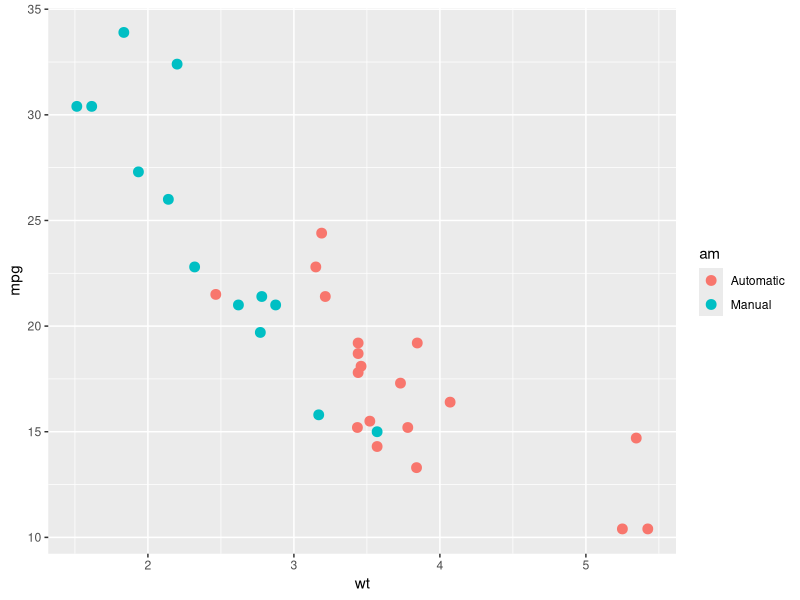
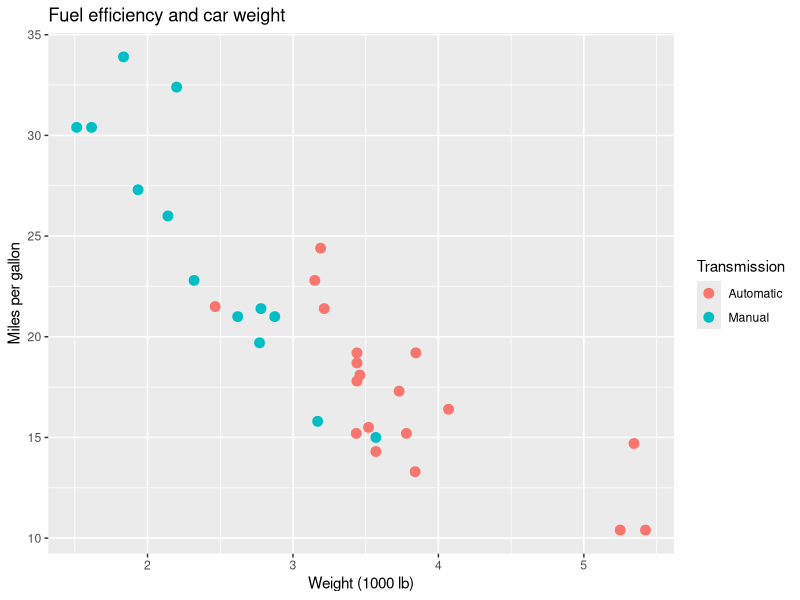
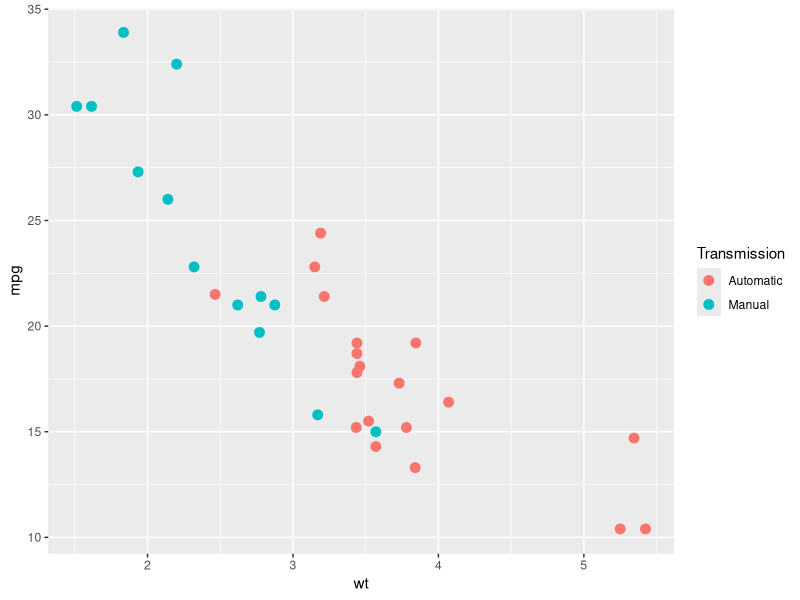
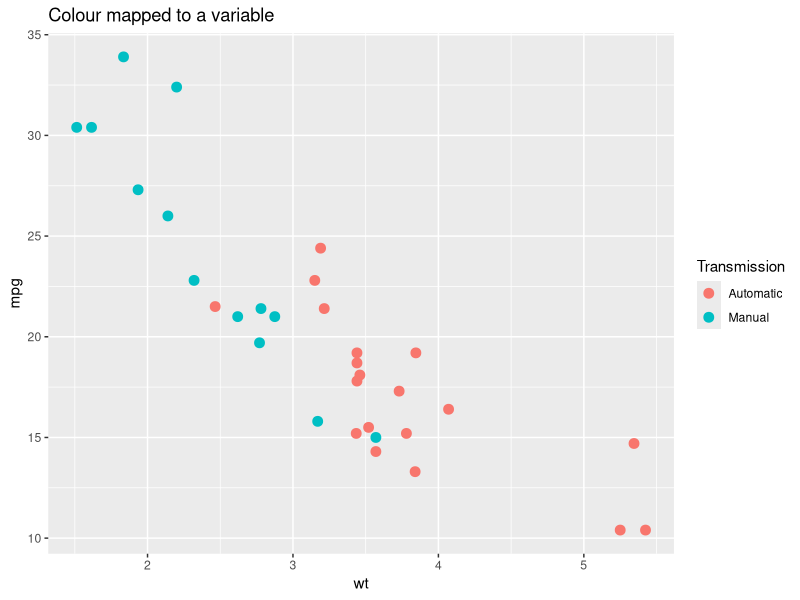
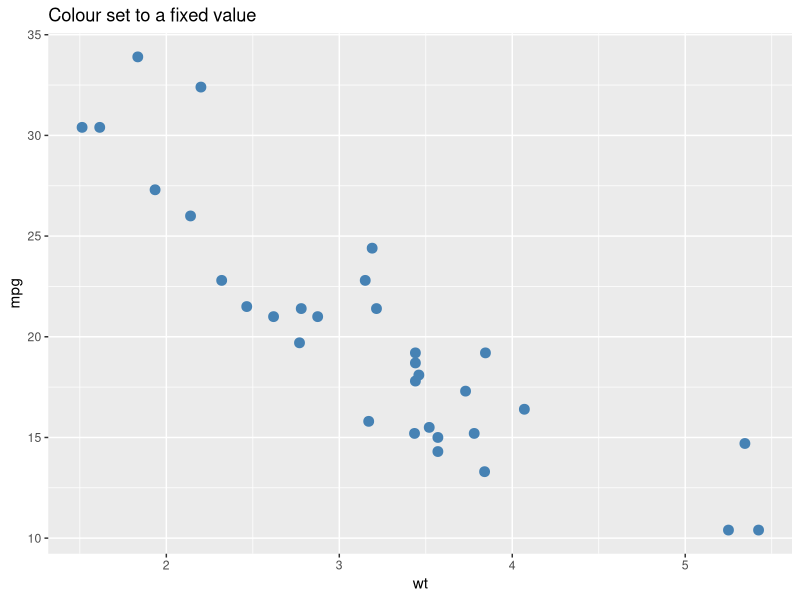
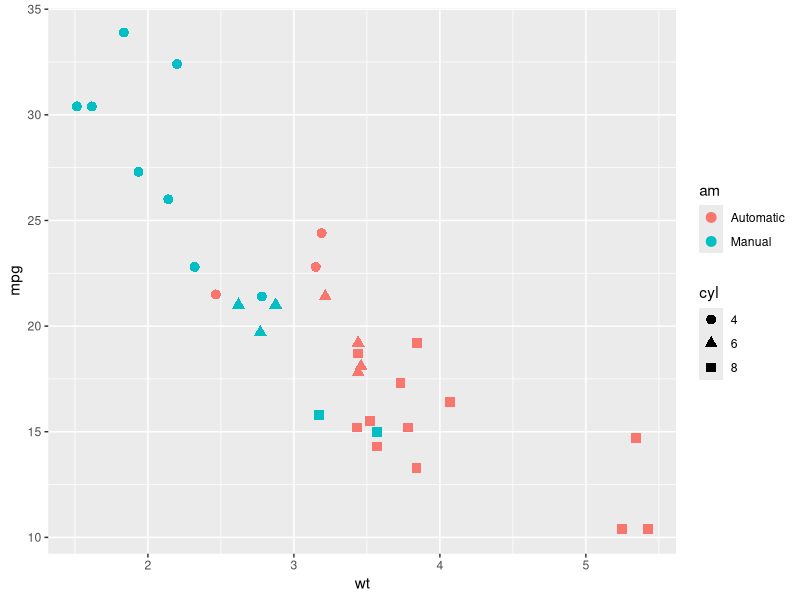
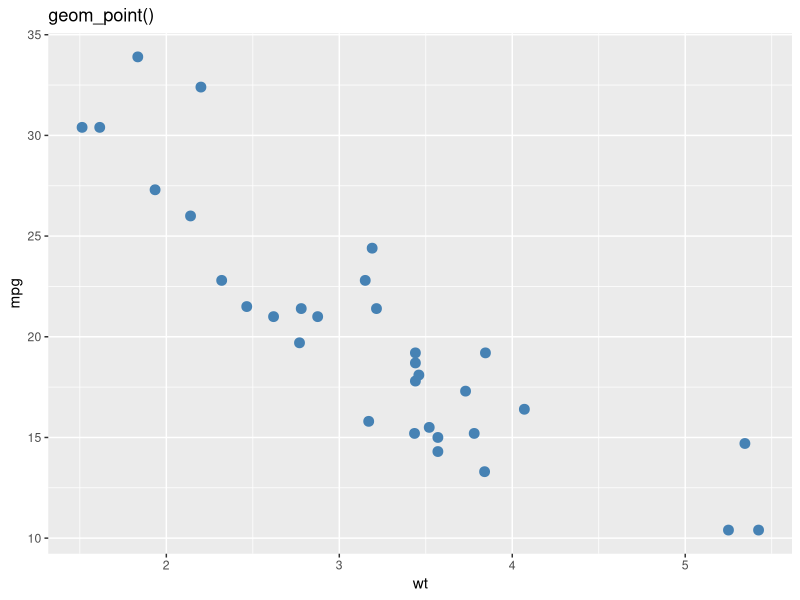
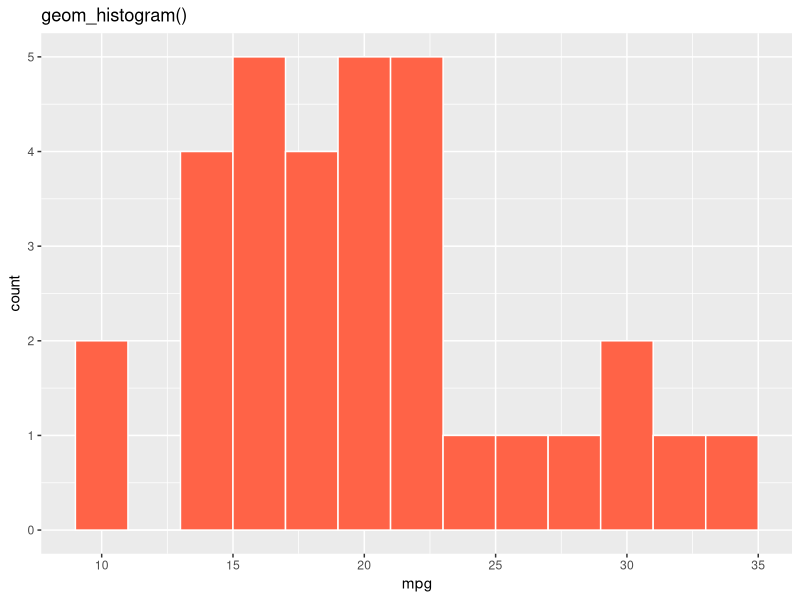

Source code (R) for these figures, in order:
## ---- chunk 1
library(knitr)
library(ggplot2)
library(dplyr)
library(patchwork)
library(tibble)

opts_chunk$set(echo = TRUE, message = FALSE, warning = FALSE)

cars <- mtcars %>%
  rownames_to_column(var = "car") %>%
  mutate(
    cyl = factor(cyl),
    gear = factor(gear),
    am = factor(am, levels = c(0, 1), labels = c("Automatic", "Manual"))
  )
## ---- chunk 2
ggplot(cars, aes(x = wt, y = mpg, color = am)) +
  geom_point(size = 3)
## ---- chunk 3
ggplot(cars, aes(x = wt, y = mpg, color = am)) +
  geom_point(size = 3) +
  labs(title = "Fuel efficiency and car weight",
    x = "Weight (1000 lb)",
    y = "Miles per gallon",
    color = "Transmission"
  )
## ---- chunk 4
glimpse(cars)
## ---- chunk 5
ggplot(cars, aes(x = wt, y = mpg, color = am)) +
  geom_point(size = 3) +
  labs(color = "Transmission")
## ---- chunk 6
mapped_plot <- ggplot(cars, aes(x = wt, y = mpg, color = am)) +
  geom_point(size = 3) +
  labs(title = "Colour mapped to a variable", color = "Transmission")

mapped_plot
## ---- chunk 7
set_plot <- ggplot(cars, aes(x = wt, y = mpg)) +
  geom_point(size = 3, color = "steelblue") +
  labs(title = "Colour set to a fixed value")

set_plot
## ---- chunk 8
ggplot(cars, aes(x = wt, y = mpg, color = am, shape = cyl)) +
  geom_point(size = 3)
## ---- chunk 9
# Build the plot here.
## ---- chunk 10
scatter_geom <- ggplot(cars, aes(x = wt, y = mpg)) +
  geom_point(color = "steelblue", size = 3) +
  labs(title = "geom_point()")

scatter_geom
## ---- chunk 11
hist_geom <- ggplot(cars, aes(x = mpg)) +
  geom_histogram(binwidth = 2, fill = "tomato", color = "white") +
  labs(title = "geom_histogram()")

hist_geom
## ---- chunk 12
bar_geom <- ggplot(cars, aes(x = cyl)) +
  geom_bar(fill = "grey40") +
  labs(title = "geom_bar()", x = "Cylinders")

bar_geom
## ---- chunk 13
box_geom <- ggplot(cars, aes(x = cyl, y = mpg)) +
  geom_boxplot(fill = "khaki") +
  labs(title = "geom_boxplot()", x = "Cylinders")

box_geom
## ---- chunk 14
ggplot(cars, aes(x = gear, y = mpg)) +
  geom_boxplot(fill = "grey85", outlier.shape = NA) +
  geom_jitter(aes(color = am), width = 0.15, size = 2.5, alpha = 0.85) +
  labs(x = "Gears", y = "Miles per gallon", color = "Transmission") +
  theme_minimal()
## ---- chunk 15
ggplot(cars, aes(x = wt, y = mpg)) +
  geom_point(aes(color = am), size = 3) +
  geom_smooth(method = "lm", se = FALSE, color = "black", linewidth = 0.8) +
  geom_text(
    data = cars %>% filter(mpg > 30 | wt > 5),
    aes(label = car),
    check_overlap = TRUE,
    nudge_y = 1,
    size = 3
  ) +
  labs(color = "Transmission")
## ---- chunk 16
# Build the layered plot here.
## ---- chunk 17
numeric_default <- ggplot(cars, aes(x = hp, y = mpg)) +
  geom_point(size = 3, color = "grey40") +
  labs(title = "Default numeric scales")

numeric_default
## ---- chunk 18
numeric_scaled <- ggplot(cars, aes(x = hp, y = mpg)) +
  geom_point(size = 3, color = "grey40") +
  scale_x_continuous(breaks = seq(50, 350, by = 50)) +
  scale_y_continuous(breaks = seq(10, 35, by = 5)) +
  labs(title = "Custom numeric breaks")

numeric_scaled
## ---- chunk 19
default_order_plot <- ggplot(cars, aes(x = factor(cyl), y = mpg)) +
  geom_boxplot(fill = "grey80") +
  labs(title = "Default order", x = "Cylinders")

default_order_plot
## ---- chunk 20
reordered_plot <- ggplot(cars, aes(x = factor(cyl, levels = c("8", "6", "4")), y = mpg)) +
  geom_boxplot(fill = "tomato") +
  labs(title = "Manually reordered", x = "Cylinders")

reordered_plot
## ---- chunk 21
color_scale_plot <- ggplot(cars, aes(x = wt, y = mpg, color = hp)) +
  geom_point(size = 4) +
  scale_color_gradient(low = "skyblue", high = "firebrick") +
  labs(title = "Continuous colour scale", color = "Horsepower")

color_scale_plot
## ---- chunk 22
mean_mpg_by_cyl_gear <- cars %>%
  group_by(cyl, gear) %>%
  summarise(mean_mpg = mean(mpg), .groups = "drop")
## ---- chunk 23
fill_scale_plot <- ggplot(mean_mpg_by_cyl_gear, aes(x = cyl, y = gear, fill = mean_mpg)) +
  geom_tile(color = "white", linewidth = 0.8) +
  geom_text(aes(label = round(mean_mpg, 1)), color = "white", fontface = "bold") +
  scale_fill_gradient(low = "khaki1", high = "darkgreen") +
  labs(
    title = "Continuous fill scale",
    x = "Cylinders",
    y = "Gears",
    fill = "Mean mpg"
  )

fill_scale_plot
## ---- chunk 24
styled_plot <- ggplot(cars, aes(x = wt, y = mpg, color = am)) +
  geom_point(size = 3) +
  labs(
    title = "Heavier cars tend to have lower fuel efficiency",
    subtitle = "Transmission highlights one part of the pattern in mtcars",
    x = "Weight (1000 lb)",
    y = "Miles per gallon",
    color = "Transmission"
  ) +
  theme_minimal(base_size = 12) +
  theme(legend.position = "top")

styled_plot
## ---- chunk 25
dashboard_plot <- (styled_plot / (reordered_plot | fill_scale_plot)) +
  plot_annotation(
    title = "Three views of the mtcars dataset",
    subtitle = "Scatter plot, reordered box plot, and summary heatmap",
    caption = "Data source: mtcars"
  ) +
  plot_layout(guides = "collect")

dashboard_plot
## ---- chunk 26
png_file <- tempfile("mtcars-plot-", fileext = ".png")
pdf_file <- tempfile("mtcars-plot-", fileext = ".pdf")

ggsave(filename = png_file, plot = styled_plot, width = 8, height = 5, dpi = 300)
ggsave(filename = pdf_file, plot = styled_plot, width = 8, height = 5)

png_file
pdf_file
## ---- chunk 27
# Build your final figure here.
